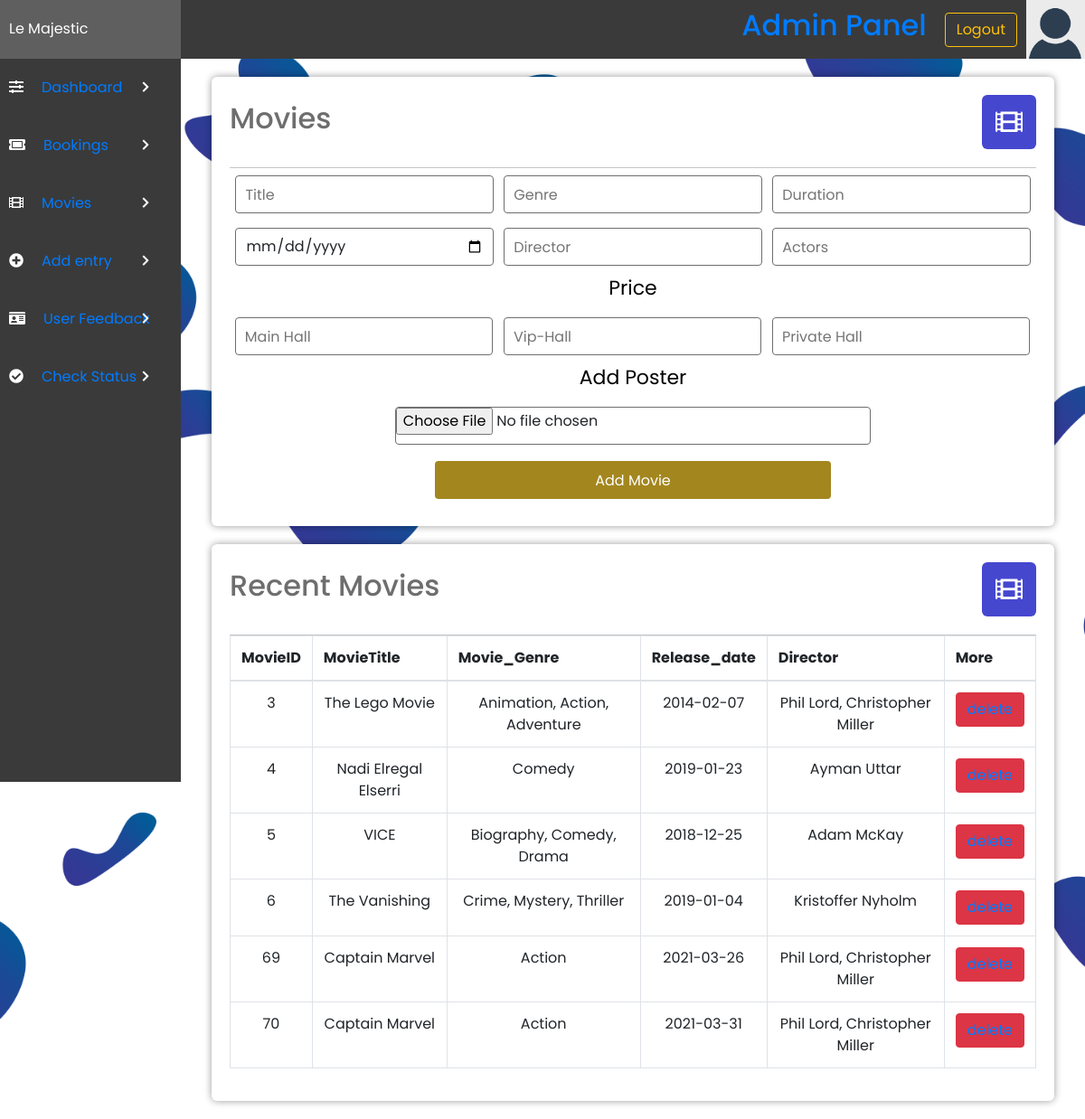
/admin/addmovie.php (signed in), run on the app's committed database.
### tables this page shows
CREATE TABLE `movietable` (
  `movieID` int(11) NOT NULL,
  `movieImg` varchar(150) NOT NULL,
  `movieTitle` varchar(100) NOT NULL,
  `movieGenre` varchar(50) NOT NULL,
  `movieDuration` int(11) NOT NULL,
  `movieRelDate` date NOT NULL,
  `movieDirector` varchar(50) NOT NULL,
  `movieActors` varchar(150) NOT NULL,
  `mainhall` int(11) NOT NULL,
  `viphall` int(11) NOT NULL,
  `privatehall` int(11) NOT NULL
);

### admin/addmovie.php (the view, shortened to what this page needs)
<!DOCTYPE html>
<html lang="en">
<head>
    <link rel="stylesheet" href="../style/styles.css">
    <link rel="stylesheet" href="https://use.fontawesome.com/releases/v5.7.2/css/all.css">
    <link rel="stylesheet" href="https://maxcdn.bootstrapcdn.com/bootstrap/4.0.0/css/bootstrap.min.css">
    <link rel="stylesheet" href="https://cdn.datatables.net/1.10.22/css/dataTables.bootstrap4.min.css">
    <link rel="stylesheet" href="https://maxcdn.bootstrapcdn.com/bootstrap/4.0.0/css/bootstrap.min.css">
</head>
<body>
    <?php include('header.php'); ?>
    <div class="admin-container">
        <?php include('sidebar.php'); ?>
        <div class="admin-section admin-section2">
            <div class="admin-section-column">
                <div class="admin-section-panel admin-section-panel2">
                    <div class="admin-panel-section-header">
                        <h2>Movies</h2>
                        <i class="fas fa-film" style="background-color: #4547cf"></i>
                    </div>
                    <form action="" method="POST">
                        <input placeholder="Title" type="text" name="movieTitle" required>
                        <input placeholder="Genre" type="text" name="movieGenre" required>
                        <input placeholder="Duration" type="number" name="movieDuration" required>
                        <input placeholder="Release Date" type="date" name="movieRelDate" required>
                        <input placeholder="Director" type="text" name="movieDirector" required>
                        <input placeholder="Actors" type="text" name="movieActors" required>
                        <label>Price</label>
                        <input placeholder="Main Hall" type="text" name="mainhall" required><br />
                        <input placeholder="Vip-Hall" type="text" name="viphall" required><br />
                        <input placeholder="Private Hall" type="text" name="privatehall" required><br />
                        <br>
                        <label>Add Poster</label>
                        <input type="file" name="movieImg" accept="image/*">
                        <button type="submit" value="submit" name="submit" class="form-btn">Add Movie</button>
                    </form>
                </div>
                <div class="admin-section-panel admin-section-panel2">
                    <div class="admin-panel-section-header">
                        <h2>Recent Movies</h2>
                        <i class="fas fa-film" style="background-color: #4547cf"></i>
                    </div>
                    <table class="table table-bordered" id="dataTable" width="100%" cellspacing="0">
                        <tr>
                            <th>MovieID</th>
                            <th>MovieTitle</th>
                            <th>Movie_Genre</th>
                            <th>Release_date</th>
                            <th>Director</th>
                            <th>More</th>
                        </tr>
                        <tbody>
                            <?php
                            $host = "localhost";
                            $user = "root";
                            $password = "";
                            $dbname = "cinema_db";
                            $con = mysqli_connect($host, $user, $password, $dbname);
                            $select = "SELECT * FROM `movietable`";
                            $run = mysqli_query($con, $select);
                            while ($row = mysqli_fetch_array($run)) {
                                $ID = $row['movieID'];
                                $title = $row['movieTitle'];
                                $genere = $row['movieGenre'];
                                $releasedate = $row['movieRelDate'];
                                $movieactor = $row['movieDirector'];
                            ?>
                                <tr align="center">
                                    <td><?php echo $ID; ?></td>
                                    <td><?php echo $title; ?></td>
                                    <td><?php echo $genere; ?></td>
                                    <td><?php echo $releasedate; ?></td>
                                    <td><?php echo $movieactor; ?></td>
                                    <td><button value="Book Now!" type="submit" onclick="" type="button" class="btn btn-danger"><?php echo  "<a href='deletemovie.php?id=" . $row['movieID'] . "'>delete</a>"; ?></button></td>
                                </tr>
                            <?php }
                            ?>
                        </tbody>
                    </table>
                </div>
            </div>
        </div>
    </div>
</body>
</html>

### style/styles.css (style rules this page uses)
body { background-image: url(../img/bg.png) ; background-position: center; background-size: cover; }
* { margin: 0; padding: 0; box-sizing: border-box; font-family: "poppins"; text-decoration: none; color: unset; }
.admin-container { display: grid; grid-template-columns: 1fr 5fr; }
.admin-section2 { display: flex; flex-wrap: wrap; padding: 0 4px; }
.admin-section-column { flex: 100%; max-width: 100%; padding: 0 30px; }
.admin-section-panel { width: 100%; vertical-align: middle; background-color: #fff; -webkit-border-radius: 6px; -moz-border-radius: 6px; border-radius: 6px; -webkit-box-shadow: 0px 0px 9px 0px rgba(0, 0, 0, 0.4); -moz-box-shadow: 0px 0px 9px 0px rgba(0, 0, 0, 0.4); box-shadow: 0px 0px 9px 0px rgba(0, 0, 0, 0.4); padding: 20px; margin: 20px 0; }
.admin-panel-section-header { display: flex; align-items: center; justify-content: flex-start; padding-bottom: 20px; border-bottom: #c7c7c7 1px solid; }
.admin-panel-section-header > h2 { color: #6e6e6e; }
.admin-panel-section-header > i { text-align: center; font-size: 30px; color: white; height: 60px; width: 60px; border-radius: 10%; line-height: 60px; transition: all 0.5s ease; margin-left: auto; cursor: pointer; }
.admin-section-panel2 form { display: flex; justify-content: space-evenly; flex-wrap: wrap; align-items: left; }
.admin-section-panel2 form input { border-radius: 4px; border: 1px solid #6e6e6e; padding: 10px; width: 32%; height: 42px; margin: 8px 5px; }
.admin-section-panel2 form input[type="file"] { width: 59%; padding: 0; }
.admin-section-panel2 form button { border-radius: 4px; border: none; padding: 10px; margin: 10px 32px; width: 49%; text-align: center; background-color: #a3861e; color: #fff; transition: all 0.7s ease; cursor: pointer; height: 42px; }
.admin-section-panel2 form label { border: none; margin-left: 0; padding: 0px; font-size: 22px; width: 75%; text-align: center; color: #000; }

### data on the page
movietable: movieID "3", movieTitle "The Lego Movie", movieGenre "Animation, Action, Adventure", movieRelDate "2014-02-07", movieDirector "Phil Lord, Christopher Miller"
movietable: movieID "4", movieTitle "Nadi Elregal Elserri", movieGenre "Comedy", movieRelDate "2019-01-23", movieDirector "Ayman Uttar"
movietable: movieID "5", movieTitle "VICE", movieGenre "Biography, Comedy, Drama", movieRelDate "2018-12-25", movieDirector "Adam McKay"
movietable: movieID "6", movieTitle "The Vanishing", movieGenre "Crime, Mystery, Thriller", movieRelDate "2019-01-04", movieDirector "Kristoffer Nyholm"
movietable: movieID "69", movieTitle "Captain Marvel", movieGenre "Action", movieRelDate "2021-03-26", movieDirector "Phil Lord, Christopher Miller"
movietable: movieID "70", movieTitle "Captain Marvel", movieGenre "Action", movieRelDate "2021-03-31", movieDirector "Phil Lord, Christopher Miller"
